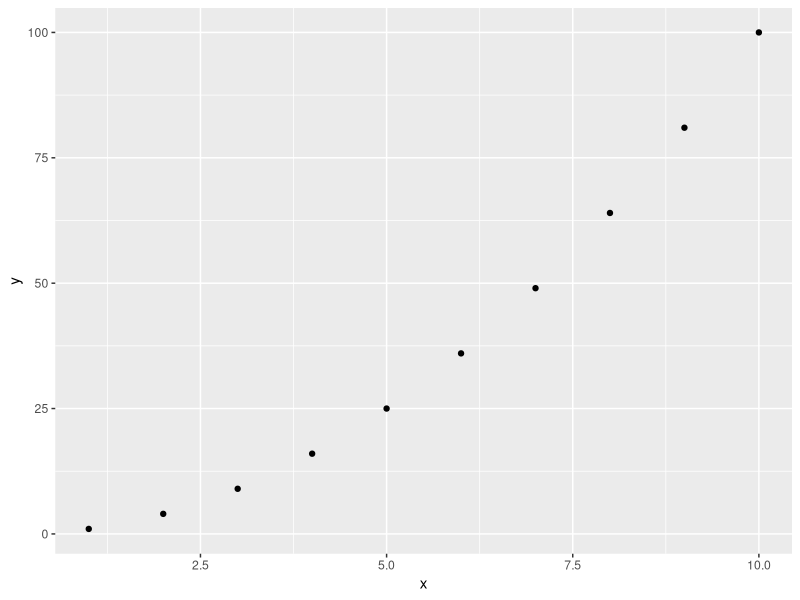
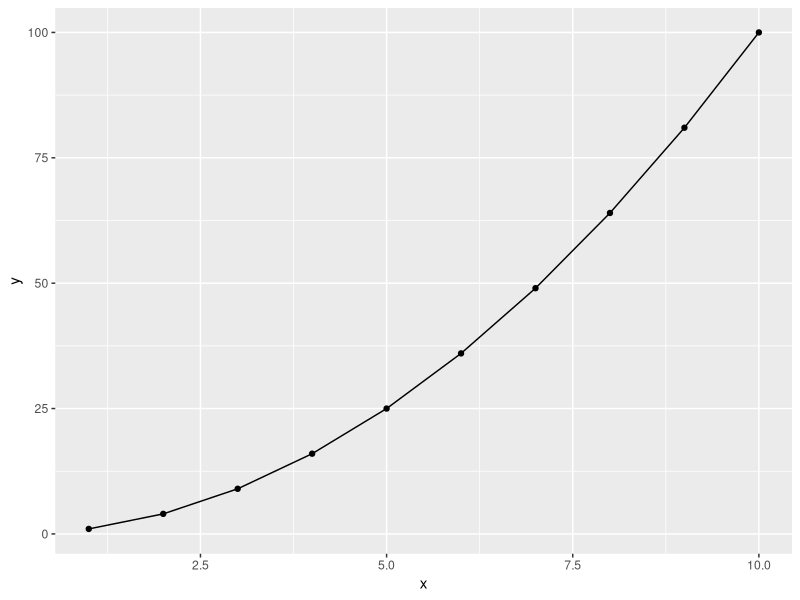
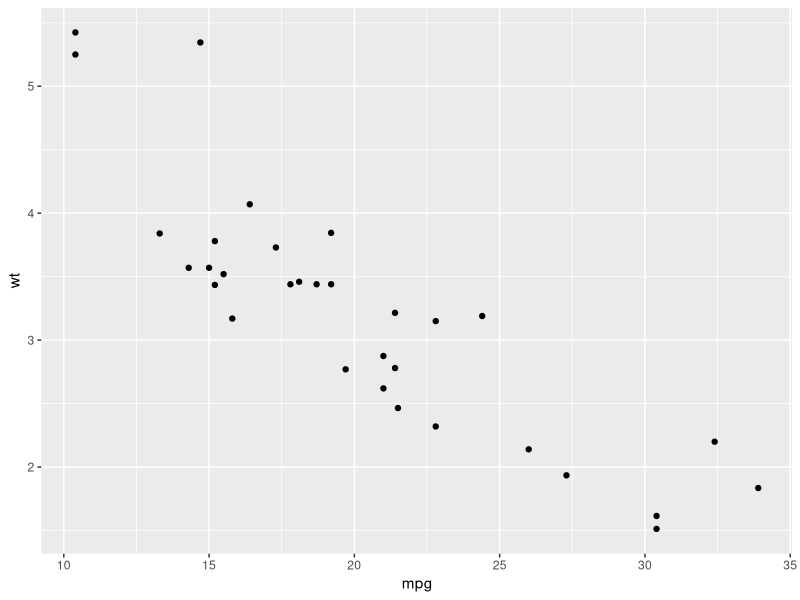
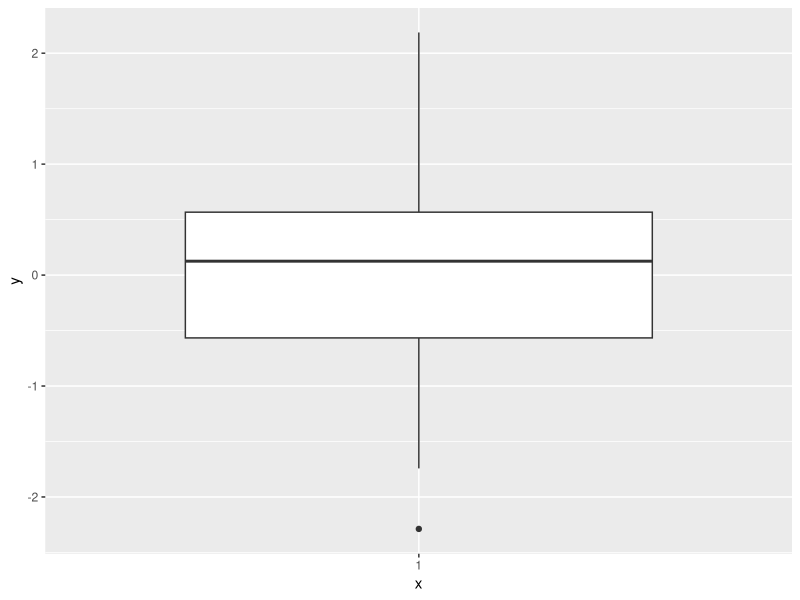
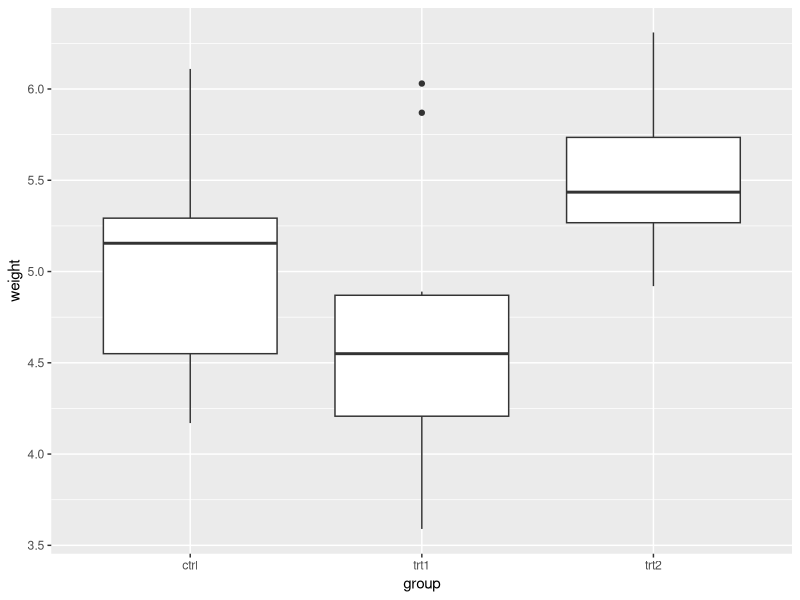
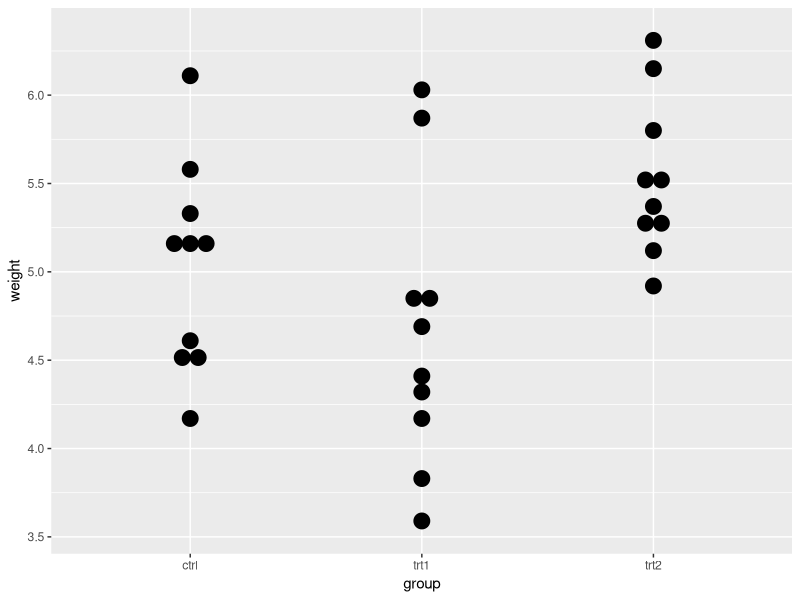
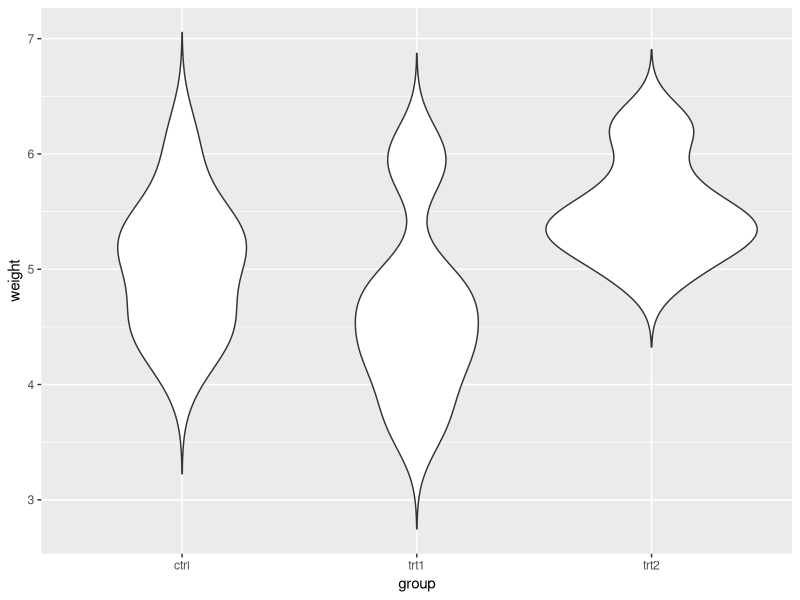
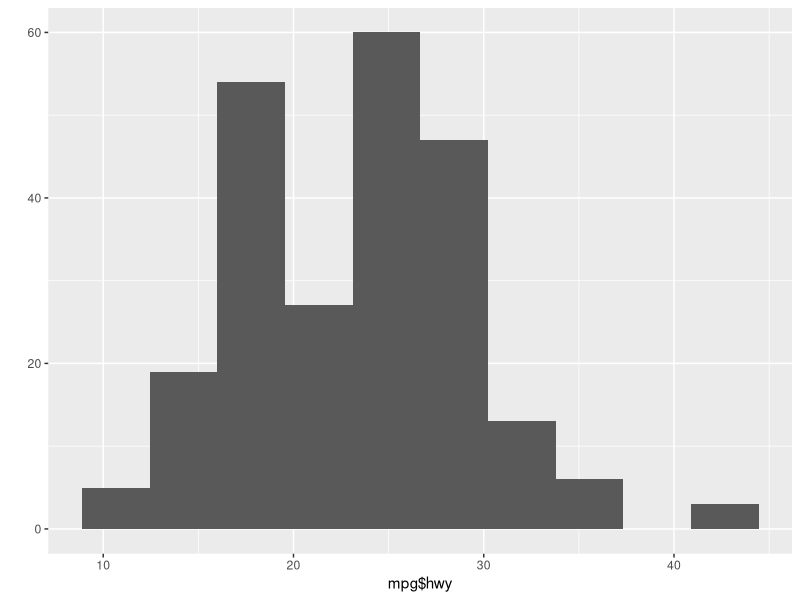

These charts were generated, in order, by the following R code:
## ---- chunk 1
library(tidyverse)
## ---- chunk 2
vector1 <-c(10, 21, 3, 4, 1)
vector1
## ---- chunk 3
vector2 <- 1:5
vector2
## ---- chunk 4
vector1[2:5]
## ---- chunk 5
vector1[c(2,5)]
## ---- chunk 6
vector_editado <- c(vector1, 5)
vector_editado
## ---- chunk 7
# Usando vectores numericos
x <- 1:10; y = x*x
# Plot basico
qplot(x,y)
# Plot basico + linea
qplot(x, y, geom=c("point", "line"))
# Usando dataframes
qplot(mpg, wt, data=mtcars)
## ---- chunk 8
# Boxplot basico a partir de vectores numericos
x <- "1"
y <- rnorm(100)
qplot(x, y, geom="boxplot")

# Boxplot basico a partir de un dataframe
qplot(group, weight, data = PlantGrowth, 
      geom=c("boxplot"))

# Dot plot
qplot(group, weight, data = PlantGrowth, 
      geom=c("dotplot"), 
      stackdir = "center", binaxis = "y",
      binwidth = 0.09)

# Violin plot
qplot(group, weight, data = PlantGrowth, 
      geom=c("violin"), trim = FALSE)
## ---- chunk 9
# Basic histogram
qplot(mpg$hwy, geom = "histogram", bins = 10)
# Basic density plot
qplot(x = mpg$hwy, geom = "density")
## ---- chunk 10
#  Data load
data(iris)

# Boxplot
plot1 <- ggplot(iris, aes(Species, Petal.Length)) +
  geom_boxplot()
print(plot1)

# Histogram
plot2 <- ggplot(iris, aes(Petal.Length)) +
  geom_histogram(binwidth = 0.25)
print(plot2)

# Scatter Plot
plot3 <- ggplot(iris, aes(Sepal.Length, Petal.Length)) +
  geom_point()
print(plot3)

# Scatter Plot + Categorical variables
plot4 <- ggplot(iris, aes(Sepal.Length, Petal.Length, colour = Species)) +
  geom_point()
print(plot4)

# Violin Plot
plot5 <- ggplot(iris, aes(x = Species, y = Sepal.Width), color = Species, fill=Species, alpha = 0.25) +
  geom_violin()
print(plot5)
## V2
ggplot(iris) + 
  geom_violin(aes(x = Species, y = Sepal.Width, color = Species, fill=Species), 
              alpha = 0.25)
